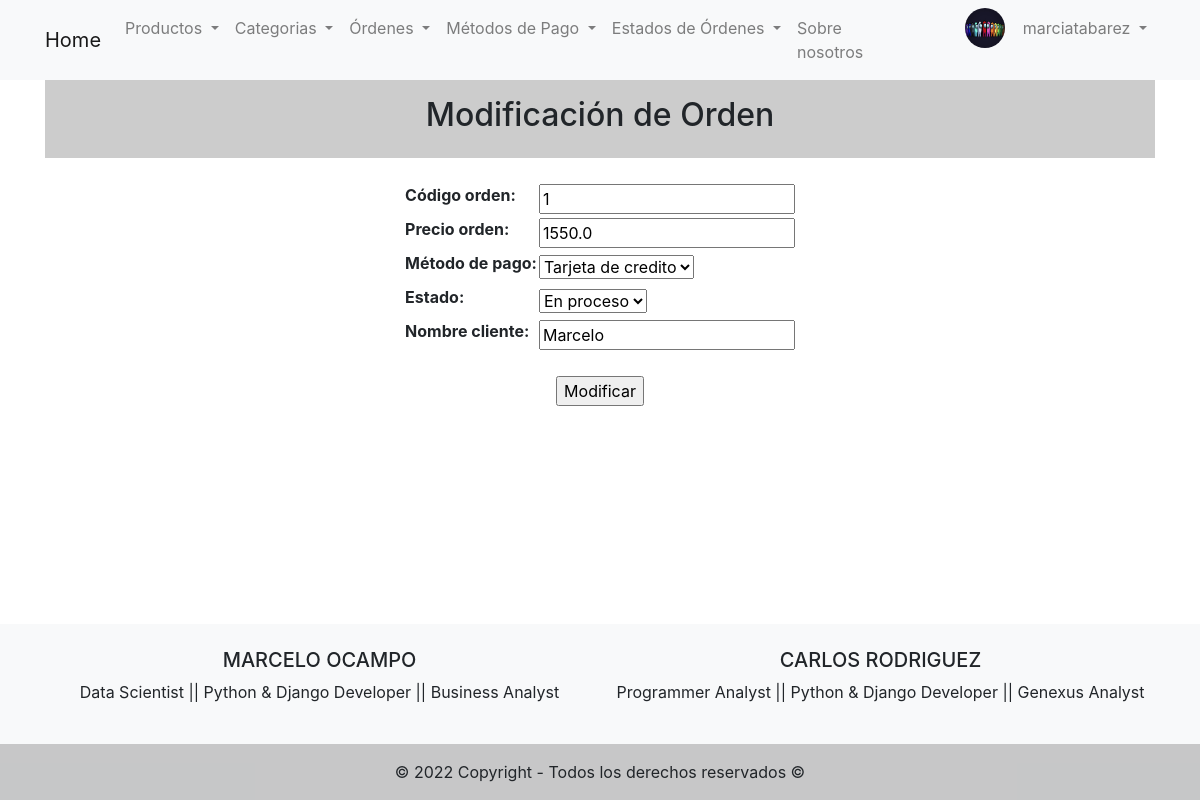
The app's page /orders/update-order/1/ (signed in) with its own data.
### users/models.py (models this page shows, shortened)
class ProfileUser(models.Model):
    user = models.OneToOneField(User, on_delete=models.CASCADE, related_name='profile_user')
    phone = models.CharField(max_length=20, blank=True)
    birth_date = models.DateField(null=True, blank=True)
    city = models.CharField(max_length=50, blank=True)
    country = models.CharField(max_length=50, blank=True)
    profile_picture = models.ImageField(upload_to='profile_pictures', blank=True)

### orders/models.py (models this page shows, shortened)
class Orders(models.Model):
    order_code = models.IntegerField(unique=True)
    order_price = models.FloatField()
    creation_time = models.DateTimeField(auto_now_add=True)
    payment_method_short = models.ForeignKey(PaymentMethod, on_delete= models.CASCADE)
    status = models.ForeignKey(OrderStatus, on_delete= models.CASCADE)
    client_name = models.CharField(max_length=100, blank= True)

class OrderStatus(models.Model):
    status = models.CharField(max_length=20, unique=True)
    def __str__(self):
        return self.status

### orders/views.py (the view)
# urls.py: path('update-order/<int:pk>/', OrderUpdateView.as_view() , name='update_order'),
class OrderUpdateView(LoginRequiredMixin, UpdateView):
    model = Orders
    template_name = 'orders/update_order.html'
    fields = '__all__'
    success_url = '/orders/list-orders/'

### orders/models.py (called while the page is built)
    def __str__(self):
        return self.payment_method_large

### templates/orders/update_order.html (shortened to what this page needs)
{% extends 'base.html' %}
{% block content %}
  <div class="text-center p-3" style="background-color: rgba(0, 0, 0, 0.2);">
    <h2>Modificación de Orden</h2>
  </div>
  <br>
  {% if form %}
    <center>
    <form action="" method="POST">
        <table>
            {{form.as_table}}
        </table>
        <br>
        <input type="submit" value="Modificar">
    </form>
    </center>
  {% endif %}
{% endblock %}

### templates/base.html (shortened to what this page needs)
<!DOCTYPE html>
<html lang="en">
<head>
    <link rel="stylesheet" href="https://cdn.jsdelivr.net/npm/bootstrap@4.6.2/dist/css/bootstrap.min.css">
</head>
<body>
    <header>
        <nav class="navbar navbar-expand-lg navbar-light bg-light">
            <div class="container">
              <a class="navbar-brand" href="/">Home</a>
              <div class="collapse navbar-collapse" id="navbarSupportedContent">
                <ul class="navbar-nav mx-auto">
                  <li class="nav-item dropdown">
                    <a class="nav-link dropdown-toggle" href="#" id="navbarDropdownMenuLink" data-toggle="dropdown" aria-haspopup="true" aria-expanded="false">
                      Productos
                    </a>
                  </li>
                  <li class="nav-item dropdown">
                    <a class="nav-link dropdown-toggle" href="#" id="navbarDropdownMenuLink" data-toggle="dropdown" aria-haspopup="true" aria-expanded="false">
                      Categorias
                    </a>
                  </li>
                  <li class="nav-item dropdown">
                    <a class="nav-link dropdown-toggle" href="#" id="navbarDropdownMenuLink" data-toggle="dropdown" aria-haspopup="true" aria-expanded="false">
                      Órdenes
                    </a>
                  </li>
                  <li class="nav-item dropdown">
                      <a class="nav-link dropdown-toggle" href="#" id="navbarDropdownMenuLink" data-toggle="dropdown" aria-haspopup="true" aria-expanded="false">
                        Métodos de Pago
                      </a>
                  </li>
                  <li class="nav-item dropdown">
                    <a class="nav-link dropdown-toggle" href="#" id="navbarDropdownMenuLink" data-toggle="dropdown" aria-haspopup="true" aria-expanded="false">
                      Estados de Órdenes
                    </a>
                  </li>
                  <li class="nav-item">
                    <a class="nav-link" href="/about-us/">Sobre nosotros</a>
                  </li>
                  {% if request.user.profile_user.profile_picture.url != '' and request.user.is_authenticated %}
                      <img src="{{request.user.profile_user.profile_picture.url}}" alt="profile_picture" width="40" height="40" style="border-radius: 50%; margin-left: 70px;">
                  {% endif %}
                  {% if request.user.is_authenticated %}
                  <li class="nav-item dropdown">
                    <a class="nav-link dropdown-toggle" href="#" id="navbarDropdownMenuLink" data-toggle="dropdown" aria-haspopup="true" aria-expanded="false" style= "margin-left: 10px;">
                      {{request.user.username}}
                    </a>
                  </li>
                  {% endif %}
                </ul>
              </div>
            </div>
          </nav>
    </header>
    <div>
      <div class="container">
        {% block content %}
        {% endblock  %}
      </div>
    </div>
<footer class="bg-light text-center text-lg-start">
  <div class="container p-4">
    <div class="row">
      <div class="col-lg-6 col-md-12 mb-4 mb-md-0">
        <h5 class="text-uppercase">Marcelo Ocampo</h5>
        <p>
          Data Scientist || Python & Django Developer  || Business Analyst
        </p>
      </div>
      <div class="col-lg-6 col-md-12 mb-4 mb-md-0">
        <h5 class="text-uppercase">Carlos Rodriguez</h5>
        <p>
          Programmer Analyst || Python & Django Developer || Genexus Analyst
        </p>
      </div>
    </div>
  </div>
  <div class="text-center p-3" style="background-color: rgba(0, 0, 0, 0.2);">
    © 2022 Copyright - Todos los derechos reservados ©
  </div>
</footer>
</body>
</html>

### templates/base.html (style rules this page uses)
html { width: 100%; height: 100%; margin: 0; }
footer { position: absolute; bottom: 0; width: 100%; }

### records on screen
Orders: order_code "1", order_price "1550.0", payment_method_short "Tarjeta de credito", client_name "Marcelo"
OrderStatus: status "En proceso"

### other values on screen
{{ request.user.username }} "marciatabarez"
